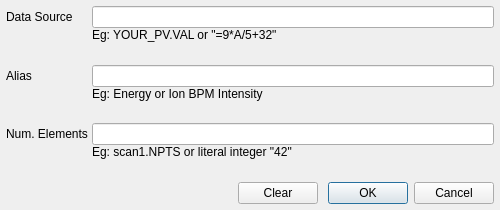
<?xml version="1.0" encoding="UTF-8"?>
<ui version="4.0">
 <class>QEPlotterItemDialog</class>
 <widget class="QDialog" name="QEPlotterItemDialog">
  <property name="geometry">
   <rect>
    <x>0</x>
    <y>0</y>
    <width>500</width>
    <height>210</height>
   </rect>
  </property>
  <property name="sizePolicy">
   <sizepolicy hsizetype="Preferred" vsizetype="MinimumExpanding">
    <horstretch>0</horstretch>
    <verstretch>0</verstretch>
   </sizepolicy>
  </property>
  <property name="minimumSize">
   <size>
    <width>400</width>
    <height>210</height>
   </size>
  </property>
  <property name="maximumSize">
   <size>
    <width>880</width>
    <height>210</height>
   </size>
  </property>
  <property name="windowTitle">
   <string>Define plotter data attributes</string>
  </property>
  <layout class="QVBoxLayout" name="verticalLayout">
   <property name="spacing">
    <number>0</number>
   </property>
   <property name="margin">
    <number>6</number>
   </property>
   <item>
    <layout class="QGridLayout" name="gridLayout" columnstretch="0,1">
     <property name="horizontalSpacing">
      <number>4</number>
     </property>
     <item row="0" column="0">
      <widget class="QLabel" name="label_2">
       <property name="text">
        <string>Data Source</string>
       </property>
       <property name="indent">
        <number>0</number>
       </property>
      </widget>
     </item>
     <item row="0" column="1">
      <widget class="QLineEdit" name="dataEdit">
       <property name="toolTip">
        <string>&lt;html&gt;&lt;head/&gt;&lt;body&gt;&lt;p&gt;Enter a regular PV name or &amp;quot;=&amp;quot; followed by calc record style expression (e.g. =9*A/5 + 32).&lt;/p&gt;&lt;p/&gt;&lt;/body&gt;&lt;/html&gt;</string>
       </property>
       <property name="text">
        <string/>
       </property>
      </widget>
     </item>
     <item row="1" column="1">
      <widget class="QLabel" name="label">
       <property name="text">
        <string>Eg: YOUR_PV.VAL or &quot;=9*A/5+32&quot;</string>
       </property>
       <property name="alignment">
        <set>Qt::AlignLeading|Qt::AlignLeft|Qt::AlignTop</set>
       </property>
      </widget>
     </item>
     <item row="2" column="0">
      <widget class="QLabel" name="label_3">
       <property name="text">
        <string>Alias</string>
       </property>
       <property name="indent">
        <number>0</number>
       </property>
      </widget>
     </item>
     <item row="2" column="1">
      <widget class="QLineEdit" name="aliasEdit">
       <property name="toolTip">
        <string>&lt;html&gt;&lt;head/&gt;&lt;body&gt;&lt;p&gt;Enter meaningful name for selected PV (e.g.Energy).&lt;/p&gt;&lt;/body&gt;&lt;/html&gt;</string>
       </property>
       <property name="text">
        <string/>
       </property>
      </widget>
     </item>
     <item row="3" column="1">
      <widget class="QLabel" name="label_5">
       <property name="text">
        <string>Eg: Energy or Ion BPM Intensity</string>
       </property>
       <property name="alignment">
        <set>Qt::AlignLeading|Qt::AlignLeft|Qt::AlignTop</set>
       </property>
      </widget>
     </item>
     <item row="4" column="0">
      <widget class="QLabel" name="label_4">
       <property name="text">
        <string>Num. Elements</string>
       </property>
       <property name="indent">
        <number>0</number>
       </property>
      </widget>
     </item>
     <item row="4" column="1">
      <widget class="QLineEdit" name="sizeEdit">
       <property name="toolTip">
        <string>&lt;html&gt;&lt;head/&gt;&lt;body&gt;&lt;p&gt;Enter regular PV name or postive decimal interger (e.g. 42) &lt;/p&gt;&lt;/body&gt;&lt;/html&gt;</string>
       </property>
       <property name="text">
        <string/>
       </property>
      </widget>
     </item>
     <item row="5" column="1">
      <widget class="QLabel" name="label_6">
       <property name="text">
        <string>Eg: scan1.NPTS or literal integer &quot;42&quot;</string>
       </property>
       <property name="alignment">
        <set>Qt::AlignLeading|Qt::AlignLeft|Qt::AlignTop</set>
       </property>
      </widget>
     </item>
    </layout>
   </item>
   <item>
    <layout class="QHBoxLayout" name="horizontalLayout">
     <property name="spacing">
      <number>10</number>
     </property>
     <item>
      <spacer name="horizontalSpacer_2">
       <property name="orientation">
        <enum>Qt::Horizontal</enum>
       </property>
       <property name="sizeHint" stdset="0">
        <size>
         <width>800</width>
         <height>20</height>
        </size>
       </property>
      </spacer>
     </item>
     <item>
      <widget class="QPushButton" name="clearButton">
       <property name="minimumSize">
        <size>
         <width>80</width>
         <height>0</height>
        </size>
       </property>
       <property name="text">
        <string>Clear</string>
       </property>
      </widget>
     </item>
     <item>
      <widget class="QDialogButtonBox" name="buttonBox">
       <property name="standardButtons">
        <set>QDialogButtonBox::Cancel|QDialogButtonBox::Ok</set>
       </property>
      </widget>
     </item>
    </layout>
   </item>
  </layout>
 </widget>
 <resources/>
 <connections/>
</ui>
